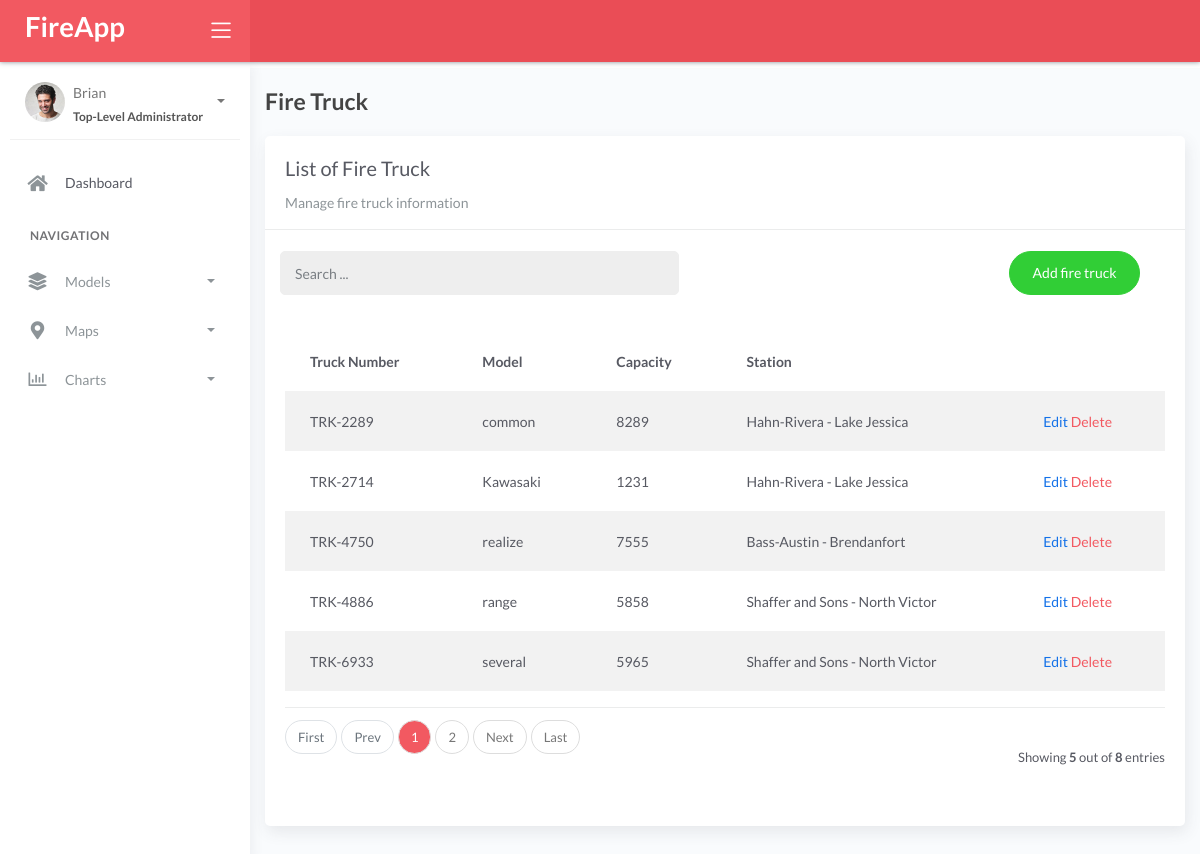
The page /firetruck/ on the database its author committed.
### fire/models.py (models this page shows, shortened)
class BaseModel(models.Model):
    created_at = models.DateTimeField(auto_now_add=True, db_index=True)
    updated_at = models.DateTimeField(auto_now=True)
    class Meta:
        abstract = True

class FireTruck(BaseModel):
    truck_number = models.CharField(max_length=150)
    model = models.CharField(max_length=150)
    capacity = models.CharField(max_length=150)
    station = models.ForeignKey(FireStation, on_delete=models.CASCADE)
    class Meta:
        verbose_name = 'Fire Truck'

class FireStation(BaseModel):
    name = models.CharField(max_length=150)
    latitude = models.DecimalField(
        max_digits=22, decimal_places=16, null=True, blank=True)
    longitude = models.DecimalField(
        max_digits=22, decimal_places=16, null=True, blank=True)
    address = models.CharField(max_length=150)
    city = models.CharField(max_length=150)
    country = models.CharField(max_length=150)
    class Meta:
        verbose_name = 'Fire Station'
    def __str__(self):
        return f"{self.name} - {self.city}"

### fire/views.py (the view)
# urls.py: path('firetruck/', views.FireTruckList.as_view(), name='firetruck'),
class FireTruckList(ListView):
    model = FireTruck
    context_object_name = 'firetruck'
    template_name = 'firetruck/list.html'
    paginate_by = 5
    def get_queryset(self, *args, **kwargs):
        qs = super().get_queryset(*args, **kwargs).order_by('truck_number')
        if self.request.GET.get("q") != None:
            query = self.request.GET.get('q')
            qs = qs.filter(Q(truck_number__icontains=query))
        return qs

### templates/firetruck/list.html (shortened to what this page needs)
{% extends 'base.html' %} {% load static %} {% block content %}
<div class="content">
  <div class="container-fluid">
    <h4 class="page-title mt-4">Fire Truck</h4>
    <div class="row">
      <div class="col-md-12">
        <div class="card">
          <div class="card-header">
            <div class="card-title">List of Fire Truck</div>
            <div class="card-category">Manage fire truck information</div>
          </div>
          <br />
          <div class="col-md-12 row">
            <div class="col-md-6">
              <form
                class="navbar-left navbar-form nav-search mr-md-3"
                action="{% url 'firetruck' %}"
              >
                <div class="input-group">
                  <input
                    type="text"
                    placeholder="Search ..."
                    class="form-control"
                    name="q"
                    value="{{ request.GET.q }}"
                  />
                  <div class="input-group-append">
                    <span class="input-group-text">
                    </span>
                  </div>
                </div>
              </form>
            </div>
            <div class="col-md-6">
              <div class="pull-right">
                <a
                  href="{% url 'firetruck-add' %}"
                  class="btn btn-success btn-rounded"
                  >Add fire truck</a
                >
              </div>
            </div>
          </div>
          <div class="card-body">
            <table class="table table-striped mt-3">
              <thead>
                <tr>
                  <th scope="col">Truck Number</th>
                  <th scope="col">Model</th>
                  <th scope="col">Capacity</th>
                  <th scope="col">Station</th>
                </tr>
              </thead>
              <tbody>
                {% for object in object_list %}
                <tr>
                  <td>{{ object.truck_number }}</td>
                  <td>{{ object.model }}</td>
                  <td>{{ object.capacity }}</td>
                  <td>{{ object.station }}</td>
                  <td>
                    <a href="{% url 'firetruck-edit' object.id %}">Edit</a>
                    <a
                      href="{% url 'firetruck-delete' object.id %}"
                      class="text-danger"
                      >Delete</a
                    >
                  </td>
                </tr>
                {% endfor %}
              </tbody>
            </table>
            {% include 'includes/pagination.html' %}
          </div>
        </div>
      </div>
    </div>
  </div>
</div>
{% endblock %}

### rows shown on the page
FireTruck: truck_number "TRK-2289", model "common", capacity "8289", station "Hahn-Rivera - Lake Jessica"
FireTruck: truck_number "TRK-2714", model "Kawasaki", capacity "1231", station "Hahn-Rivera - Lake Jessica"
FireTruck: truck_number "TRK-4750", model "realize", capacity "7555", station "Bass-Austin - Brendanfort"
FireTruck: truck_number "TRK-4886", model "range", capacity "5858", station "Shaffer and Sons - North Victor"
FireTruck: truck_number "TRK-6933", model "several", capacity "5965", station "Shaffer and Sons - North Victor"

### other values the page prints
{{ page_num }} "1"
{{ page_num }} "2"
{{ object_list.count }} "5"
{{ paginator.count }} "8"
